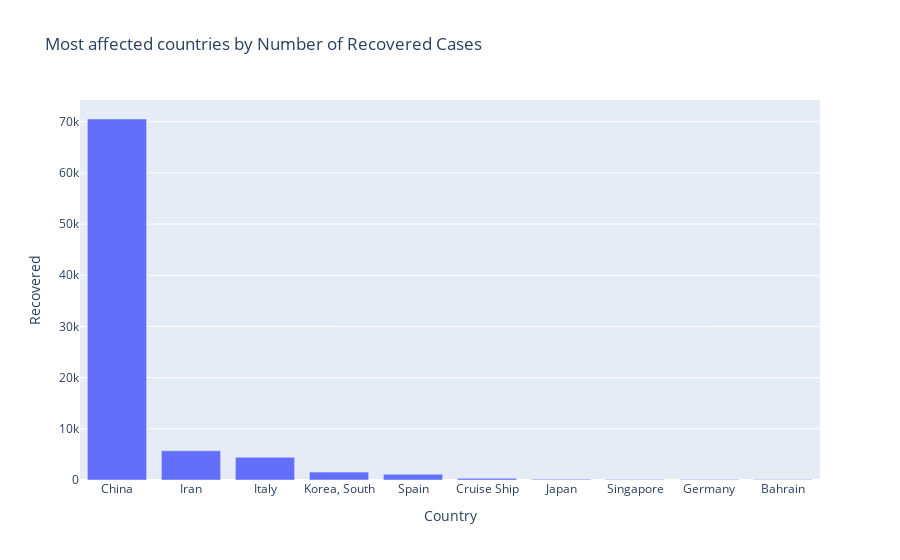

Here is the notebook cell this chart was saved with:
### Markdown cell above
- Most  number of the cases  are confirmed from China,followed by Italy,Iran and S.Korea.
- As you can see the numbers/cases in China is much higher than any other country.

### Code cell
most_affected=data.groupby(['Country'],as_index=False)['Recovered'].last().sort_values(by="Recovered",ascending=False)[:10]
fig=px.bar(most_affected,x="Country",y="Recovered",title="Most affected countries by Number of Recovered Cases")
fig.show()

### Figure 1 — Plotly figure (JSON) as saved in the notebook; plotly's stock layout.template omitted (floating-point values rounded to 4 significant figures)
{"data": [{"alignmentgroup": "True", "hovertemplate": "Country=%{x}<br>Recovered=%{y}<extra></extra>", "legendgroup": "", "marker": {"color": "#636efa", "pattern": {"shape": ""}}, "name": "", "offsetgroup": "", "orientation": "v", "showlegend": false, "textposition": "auto", "x": ["China", "Iran", "Italy", "Korea, South", "Spain", "Cruise Ship", "Japan", "Singapore", "Germany", "Bahrain"], "xaxis": "x", "y": [70535, 5710, 4440, 1540, 1107, 325, 150, 114, 113, 100], "yaxis": "y", "type": "bar"}], "layout": {"xaxis": {"anchor": "y", "domain": [0.0, 1.0], "title": {"text": "Country"}}, "yaxis": {"anchor": "x", "domain": [0.0, 1.0], "title": {"text": "Recovered"}}, "legend": {"tracegroupgap": 0}, "title": {"text": "Most affected countries by Number of Recovered Cases"}, "barmode": "relative"}}
